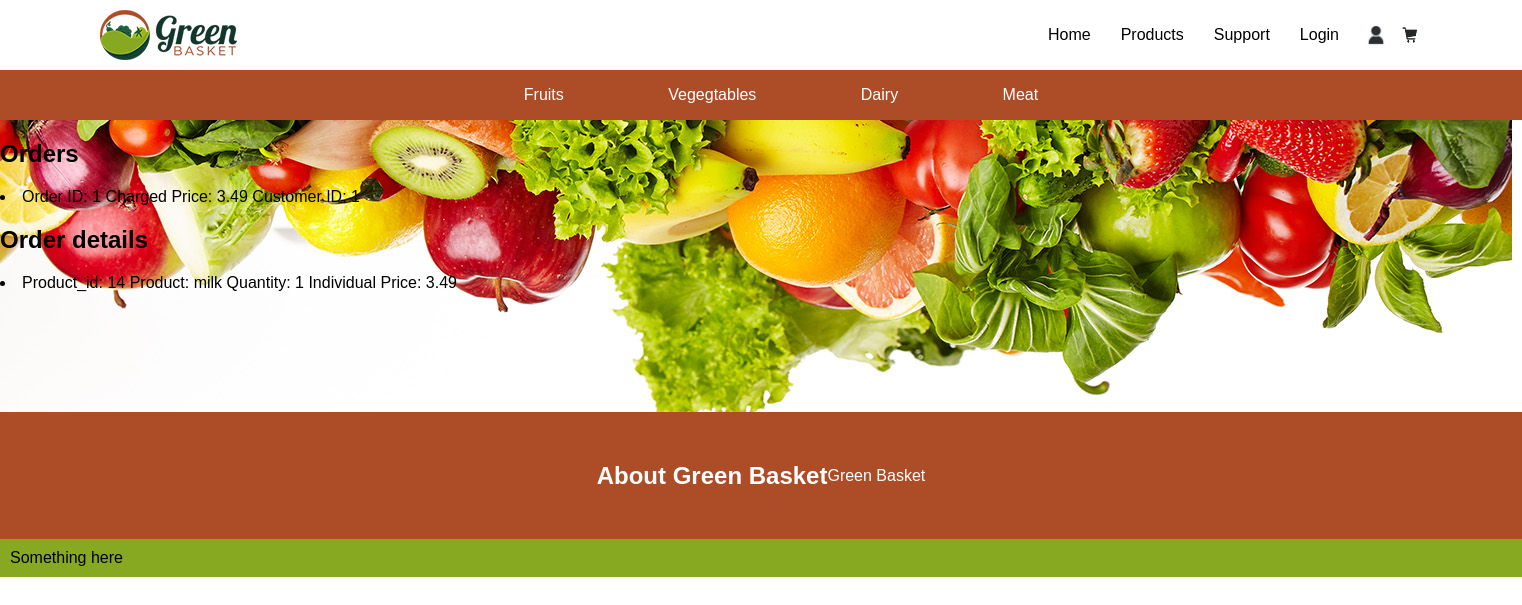
The app's page /orders/1 with its own data.
### models.py (models this page shows, shortened)
class Order(db.Model):
    id = mapped_column(Integer, primary_key=True)
    user_id = mapped_column(Integer, ForeignKey(User.id), nullable=False)
    user = relationship("User", back_populates="orders")
    total = mapped_column(Numeric, nullable=False, default=0)
    item = relationship("ProductOrder", back_populates="order", cascade="all, delete-orphan")
    created = mapped_column(DateTime(timezone=True), default=datetime.now().replace(microsecond=0))
    processed = mapped_column(DateTime(timezone=True), nullable=True)
    strategy = mapped_column(String(20))  # Add a column to store the strategy used

class ProductOrder(db.Model):
    id = mapped_column(Integer, primary_key=True)
    order_id = mapped_column(Integer, ForeignKey("order.id"), nullable=False)
    product_id = mapped_column(Integer, ForeignKey("product.id"), nullable=False)
    order = relationship("Order", back_populates="item")
    product = relationship("Product", back_populates="orders")
    quantity = mapped_column(Integer, nullable=False, default=0)

class Product(db.Model):
    id = mapped_column(Integer, primary_key=True)
    name = mapped_column(String(30), nullable=False, unique=True)
    price = mapped_column(Integer, nullable=True)
    available = mapped_column(Integer, nullable=True)
    description = mapped_column(String(500), nullable=True)
    created = mapped_column(DateTime, nullable=False, default=datetime.now().replace(microsecond=0))
    category_id = mapped_column(Integer, ForeignKey('category.id'), nullable=True)
    category = relationship('Category', back_populates="cat")
    photo = mapped_column(String(10), nullable=False, default='item.jpg')
    orders = relationship("ProductOrder", back_populates="product", cascade="all, delete-orphan")

### routes/orders.py (the view)
@orders_bp.route('/<int:order_id>')
def order_detail(order_id):
    order = Order.query.get_or_404(order_id)
    return render_template('pages/order_detail.html', order=order)

### templates/pages/order_detail.html
{% extends "base.html" %}
{% block content %}
<h2>Orders</h2>
<li>
    <span>Order ID: {{ order.id }}</span>
    <span>Charged Price: {{ order.total|round(2) }}</span>
    <span>Customer ID: {{ order.user_id }}</span>
</li>
<h2>Order details</h2>
{% for order in order.item %}
<li>
    <span>Product_id: {{ order.product_id }}</span>
    <span>Product: {{ order.product.name }}</span>
    <span>Quantity: {{ order.quantity }}</span>
    <span>Individual Price: {{ order.product.price|round(2) }}</span>
</li>
{% endfor %}
{% endblock %}

### static/css/style.css (style rules this page uses)
* { box-sizing: border-box; }
body, html { margin: 0; padding: 0; font-family: Arial, sans-serif; }

### records on screen
Order: id "1", total "3.49", user_id "1"
ProductOrder: product_id "14", product.name "milk", quantity "1", product.price "3.49"
